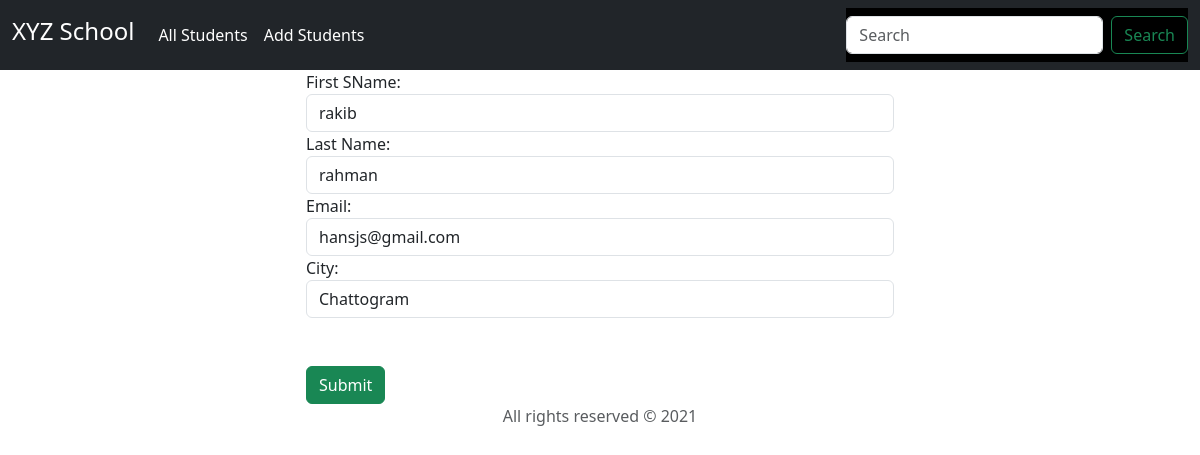
The page /update/3/ on the database its author committed.
### student_manage/models.py (models this page shows, shortened)
class Student(models.Model):
            fname = models.CharField(max_length=100)
            lname = models.CharField(max_length=100)
            email = models.EmailField()
            city = models.CharField(max_length=100, default='Chattogram')

### student_manage/views.py (the view)
# urls.py: path('update/<int:id>/', views.update_student, name='update'),
def update_student(request , id):
    if request.method == 'POST':
        student = Student.objects.get(pk = id)
        fm = StudentForm(request.POST, instance=student)
        if fm.is_valid():
            fm.save()
            return HttpResponseRedirect("/")
    else:
        student = Student.objects.get(pk = id)
        fm= StudentForm(instance=student)
    return render(request, "student_list/update_student.html", {'form':fm})

### student_manage/forms.py
class StudentForm(forms.ModelForm):
    class Meta:
        model = Student
        fields = "__all__"
        labels = {
            'fname': 'First SName',
            'lname': "Last Name",
            'email': 'Email',
            'city': 'City',
        }
        widgets={
            'fname': forms.TextInput(attrs={'class':'form-control'}),
            'lname': forms.TextInput(attrs={'class':'form-control'}),
            'email': forms.EmailInput(attrs={'class':'form-control'}),
            'city': forms.TextInput(attrs={'class':'form-control'}),
        }

### templates/student_list/update_student.html (shortened to what this page needs)
{% include "student_list/base.html" %}
{% block content1 %}
<div class="row">
<div class="col-md-6 offset-md-3">
<form Action="" method="POST" novalidate>
{% for field in form  %}
 {{field.label_tag}}
 {{field}}
{% endfor %}
<input type="submit" class="btn btn-success  mt-5">
</form>
</div>
</div>
{% endblock content1 %}
{% include "student_list/lbase.html" %}

### rows shown on the page
Student: form "rakib" "rahman" "hansjs@gmail.com" "Chattogram"

### other values the page prints
{{ field.label_tag }} "First SName:" "Last Name:" "Email:" "City:"
